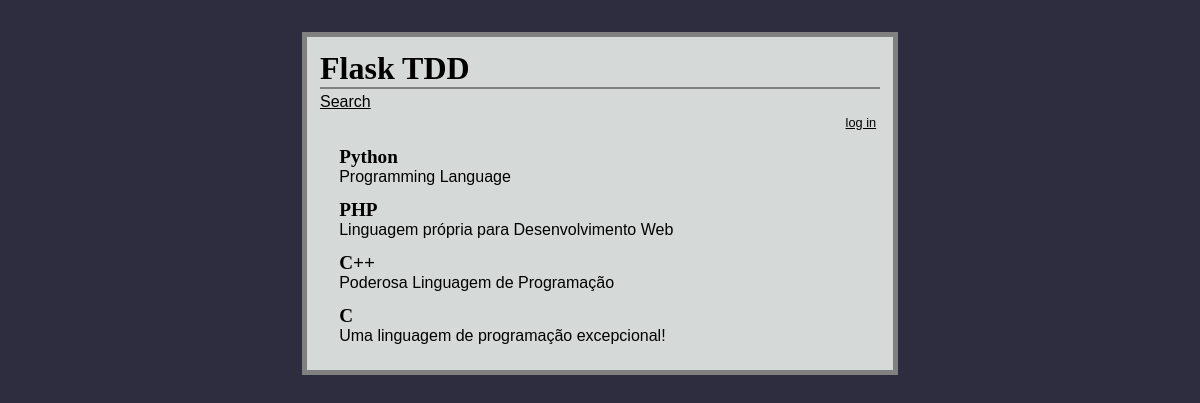
Before: / with the older database file.
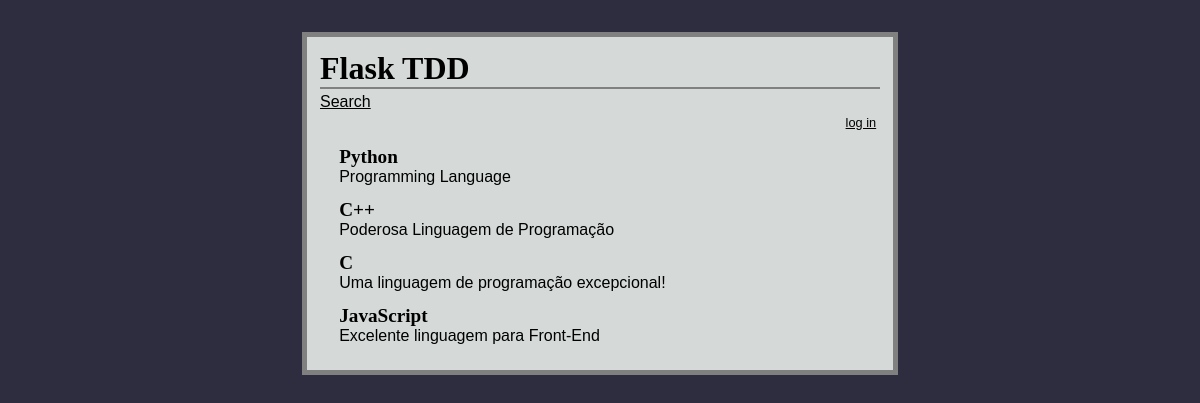
After: the same page with the newer database file.
### models.py (models this page shows, shortened)
class Flaskr(db.Model):
    __tablename__ = "flaskr"
    post_id = db.Column(db.Integer, primary_key=True)
    title = db.Column(db.String, nullable=False)
    text = db.Column(db.String, nullable=False)

### app.py (the view)
@app.route('/')
def index():
    entries = db.session.query(models.Flaskr)
    return render_template('index.html', entries=entries)

### templates/index.html (shortened to what this page needs)
<!DOCTYPE html>
<html>
<head>
  <link rel="stylesheet" type="text/css" href="{{ url_for('static', filename='style.css') }}">
</head>
<body>
  <div class="page">
    <h1>Flask TDD</h1>
    <a href="{{ url_for('search') }}">Search</a>
    <div class="metanav">
      {% if not session.logged_in %}
        <a href="{{ url_for('login') }}">log in</a>
      {% else %}
        <a href="{{ url_for('logout') }}">log out</a>
      {% endif %}
    </div>
    <ul class="entries">
      {% for entry in entries %}
        <li class="entry"><h2 id="{{ entry.post_id }}">{{ entry.title }}</h2>{{ entry.text|safe }}</li>
      {% else %}
        <li><em>No entries yet. Add some!</em></li>
      {% endfor %}
    </ul>
  </div>
</body>
</html>

### static/style.css (style rules this page uses)
body { font-family: sans-serif; background: #2e2d3f; }
a, h1, h2 { color: black; }
h1, h2 { font-family: 'Georgia', serif; margin: 0; }
h1 { border-bottom: 2px solid gray; margin-bottom: 4px; }
h2 { font-size: 1.2em; }
.page { margin: 2em auto; width: 35em; border: 5px solid gray; padding: 0.8em; background: #d5dad9; }
.entries { list-style: none; margin: 0; padding: 0; }
.entries li { margin: 0.8em 1.2em; }
.metanav { text-align: right; font-size: 0.8em; padding: 0.3em; margin-bottom: 1em; background: #d5dad9; }

Changed rows visible on the page:
removed Flaskr: title "PHP", text "Linguagem própria para Desenvolvimento Web"
added Flaskr: title "JavaScript", text "Excelente linguagem para Front-End"
